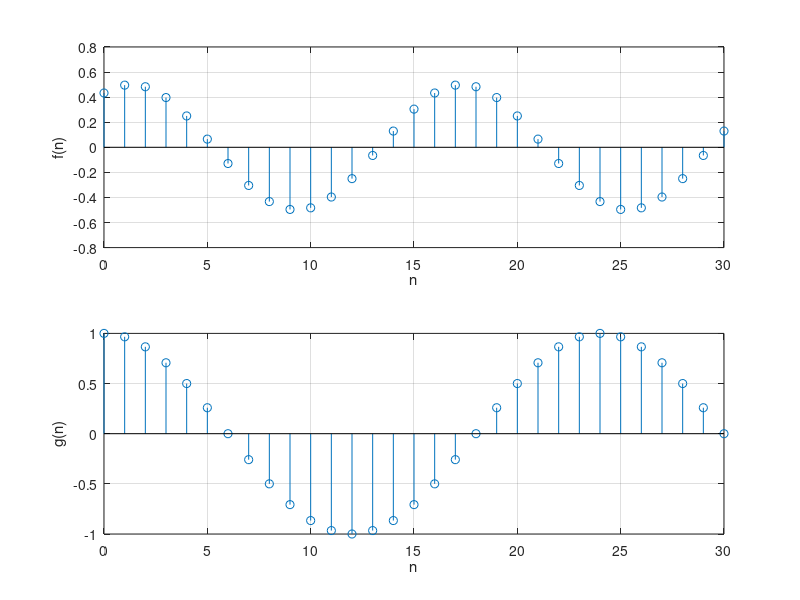

Here is the MATLAB script that generated this plot:
n=0:1:30;
f=0.5*sin(pi*n/8+pi/3);
g=cos(pi*n/12);
n=0:1:30;
f=0.5*sin(pi*n/8+pi/3);
g=cos(pi*n/12);
figure(1)
subplot(211)
stem(n,f)
grid
xlabel('n')
ylabel('f(n)')
subplot(212)
stem(n,g)
grid
xlabel('n')
ylabel('g(n)')